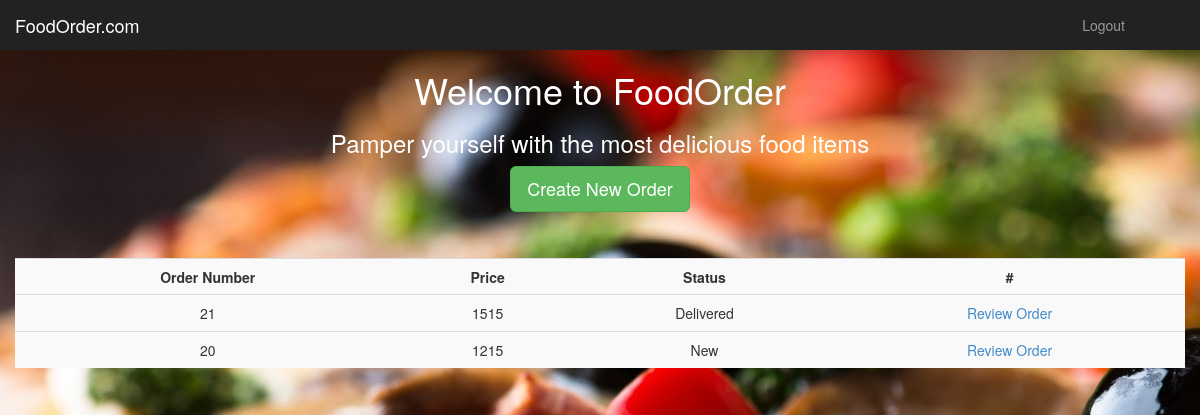
Screenshot of /customer/index.php (signed in) with the database file from the repository.
### tables this page shows
CREATE TABLE `orders` (
  `id` int(11) NOT NULL,
  `user_id` int(11) NOT NULL,
  `discount_id` int(11) DEFAULT NULL,
  `price` int(11) DEFAULT NULL,
  `addressid` int(11) DEFAULT NULL,
  `status` tinyint(4) NOT NULL DEFAULT '0' COMMENT '0=not completed, 1=new, 2=Ready, 3=Transit, 4=Delivered'
);

### customer/index.php (the view, shortened to what this page needs)
<?php
    $query="SELECT * from orders where user_id={$_SESSION['userid']} order by id DESC";
    $result=mysql_query($query);
?>
<!DOCTYPE html>
<html lang="en">
<head>
    <body background="includes/food2.jpg">
    <link href="../assets/bootstrap/css/bootstrap.min.css" rel="stylesheet">
    <link href="../assets/css/dashboard.css" rel="stylesheet">
  </head>
  <body>
    <nav class="navbar navbar-inverse navbar-fixed-top">
      <div class="container-fluid">
        <div class="navbar-header">
          <a class="navbar-brand" href="#">FoodOrder.com</a>
        </div>
        <div id="navbar" class="navbar-collapse collapse">
          <ul class="nav navbar-nav navbar-right">
            <li><a href="#"></a></li>
            <li><a href="../logout.php">Logout</a></li>
            <li><a href="#"></a></li>
            <li><a href="#"></a></li>
          </ul>
        </div>
      </div>
    </nav>
    <div class="container">
		<h1 style="color:#fff"><center>Welcome to FoodOrder</center></h1>
		<h3 style="color:#fff"><center>Pamper yourself with the most delicious food items</center></h3>
		<div class="row">
			<center><form action="<?php echo htmlspecialchars($_SERVER["PHP_SELF"]);?>" method="post" ><button type="submit" name="new" class="btn btn-lg btn-success">Create New Order</button></form></center>
		</div>
		<div class="row" style="margin-top:20px;">
			<table class="table table-striped table-hover">
        		<tbody>
                	<tr>
						<th><center>Order Number</center></th>
                        <th><center>Price</center></th>
						<th><center>Status</center></th>
                        <th><center>#</center></th>
                    </tr>
                        	<?php
							while($row=mysql_fetch_assoc($result)){
								$id= $row['id'];
								$price= (($row['price']==0 or is_null($row['price']))? "Order not completed" : $row['price']);
                                switch($row['status']){
                                    case 1: $status="New";break;
                                    case 4: $status="Delivered";break;
                                }
								echo '<tr><tr>';
                    			echo '<form action="editorder.php" method="get">';
								echo "<td><center>{$id}</center></td>";
								echo "<td><center>{$price}</center></td>";
								echo "<td><center>{$status}</center></td>";
                                if($row['status']==0){
								echo '<td><center>	<button name="update" id="update" class="btn btn-primary" type="submit">Update</button> ';
								echo ' <button name="delete" id="delete" class="btn btn-danger"  type="submit">Delete</button></center> </td>';					                    }else{
                                    echo "<td><center><a href=\"placeorder.php?order={$id}\">Review Order</a></center></td>";
                                }
								echo '</form></tr></tr>';
								}
							?>
                </tbody>
        	</table>
		</div>
    </div>
</body></html>

### assets/css/dashboard.css (style rules this page uses)
body { padding-top: 50px; background: url("includes/food.jpg"); }
.navbar-fixed-top { border: 0; }

### rows the page displays
orders: id "21", price "1515", status "Delivered"
orders: id "20", price "1215", status "New"
